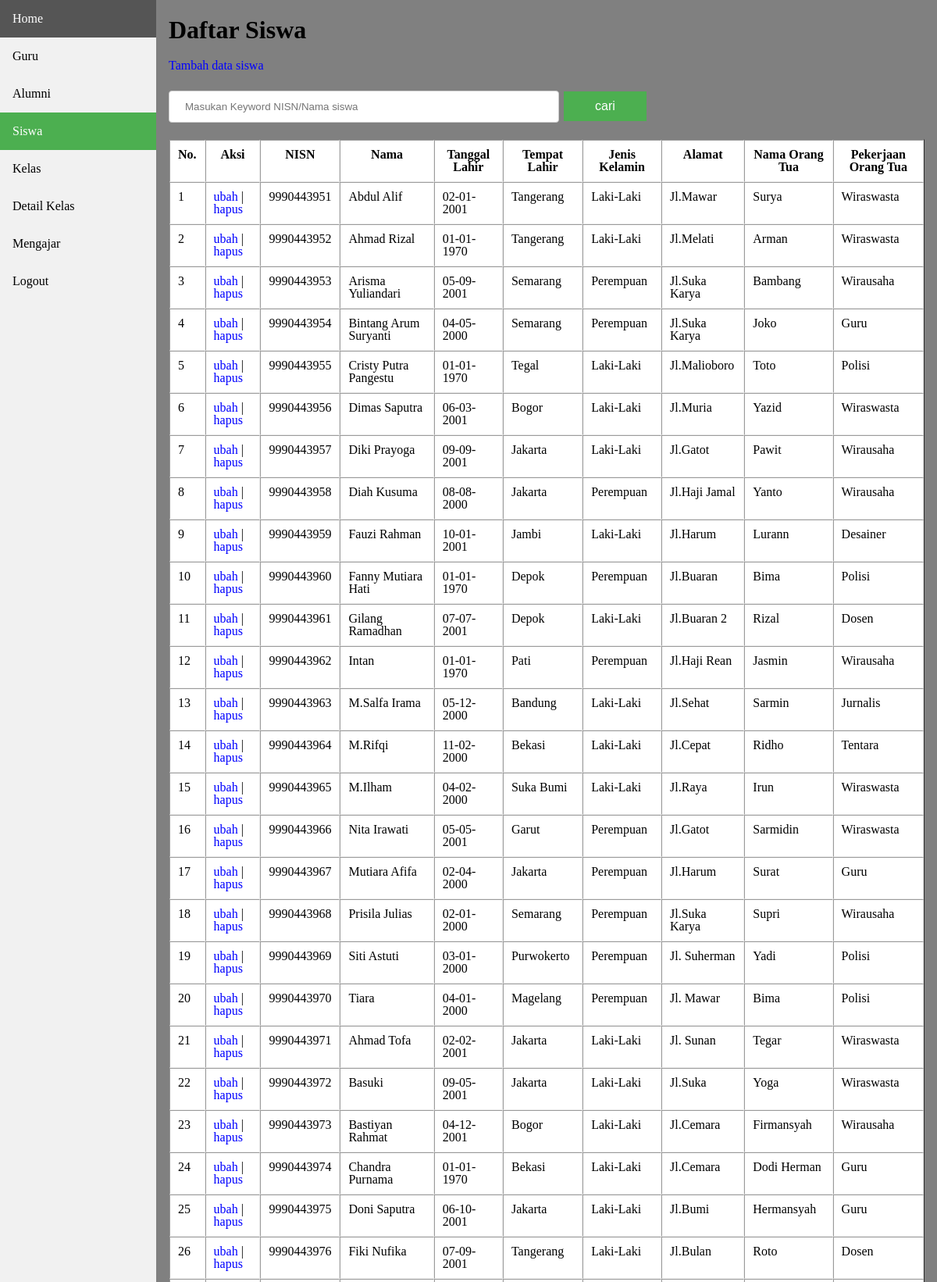
/admin/siswa/siswa.php (signed in, upper part), run on the app's committed database.
### tables this page shows
CREATE TABLE `siswa` (
  `nisn` varchar(12) NOT NULL,
  `nama_siswa` varchar(25) NOT NULL,
  `tanggal_lahir` date NOT NULL,
  `tempat_lahir` varchar(25) NOT NULL,
  `jenis_kelamin` varchar(10) NOT NULL,
  `alamat` varchar(40) NOT NULL,
  `nama_ortu` varchar(20) NOT NULL,
  `pekerjaan_ortu` varchar(15) NOT NULL
);

### koneksi.php (called while the page is built)
<?php
$conn = mysqli_connect("localhost","root","","smp");
function query($query){
	global $conn;
	$result = mysqli_query($conn, $query);
	$rows=[];
	while ($row = mysqli_fetch_assoc($result)) {
		$rows[] = $row;
	}
	return $rows;
}
 ?>

### admin/siswa/siswa.php (the view, shortened to what this page needs)
<?php
$siswa= query("SELECT * FROM siswa");
 ?>
<!DOCTYPE html>
<html>
<head>
  <link rel="stylesheet" type="text/css" href="../gaya.css">
</head>
<body>
<div class="sidebar">
 <a href="../index.php">Home</a>
  <a href="../guru/guru.php">Guru</a>
  <a href="../alumni/alumni.php">Alumni</a>
  <a class="active" href="siswa.php">Siswa</a>
  <a href="../kelas/kelas.php">Kelas</a>
  <a href="../detailkelas/detail.php">Detail Kelas</a>
  <a href="../mengajar/mengajar.php">Mengajar</a>
  <a href="../logout.php">Logout</a>
</div>
<div class="content">
  <h1>Daftar Siswa</h1>
  <a href="tambah.php">Tambah data siswa</a>
  <br><br>
  <form action="" method="post">
    <input type="text" name="keyword" size="40" autofocus placeholder="Masukan Keyword NISN/Nama siswa" autocomplete="off">
    <button type="submit" name="cari">cari</button>
  </form> <br>
  <table border="1" cellpadding="10" cellspacing="0">
    <tr>
      <th>No.</th>
      <th>Aksi</th>
      <th>NISN</th>
      <th>Nama</th>
      <th>Tanggal Lahir</th>
      <th>Tempat Lahir</th>
      <th>Jenis Kelamin</th>
      <th>Alamat</th>
      <th>Nama Orang Tua</th>
      <th>Pekerjaan Orang Tua</th>
    </tr>
    <?php   $i=1; ?>
  <?php   foreach($siswa as $row): ?>
    <tr>
      <td><?= $i; ?></td>
      <td>
        <a href="ubah.php?id=<?= $row["nisn"]  ?>">ubah</a> |
        <a href="hapus.php?id=<?= $row["nisn"]  ?>" onclick="return confirm('hapus data?')">hapus</a>
      </td>
      <td><?= $row["nisn"]; ?></td>
      <td><?= $row["nama_siswa"]; ?></td>
      <td><?= date('d-m-Y',strtotime($row["tanggal_lahir"])); ?></td>
      <td><?= $row["tempat_lahir"]; ?></td>
      <td><?= $row["jenis_kelamin"]; ?></td>
      <td><?= $row["alamat"]; ?></td>
      <td><?= $row["nama_ortu"]; ?></td>
      <td><?= $row["pekerjaan_ortu"]; ?></td>
    </tr>
    <?php   $i++; ?>
  <?php   endforeach; ?>
  </table>
</div>
</body>
</html>

### admin/gaya.css (style rules this page uses)
html, body, div, span, applet, object, iframe, h2, h3, h4, h5, h6, p, blockquote, pre, a, abbr, acronym, address, big, cite, code, del, dfn, em, img, ins, kbd, q, s, samp, small, strike, strong, sub, sup, tt, var, b, u, i, center, dl, dt, dd, ol, ul, li, fieldset, form, label, legend, caption, tbody, tfoot, thead, article, aside, canvas, details, embed, figure, figcaption, footer, header, hgroup, menu, nav, output, ruby, section, summary, time, mark, audio, video { margin: 0; padding: 0; border: 0; font-size: 100%; font: inherit; vertical-align: baseline; }
body { line-height: 1; }
.sidebar { margin: 0; padding: 0; width: 200px; background-color: #f1f1f1; position: fixed; height: 100%; overflow: auto; }
.sidebar a { display: block; color: black; padding: 16px; text-decoration: none; }
.sidebar a.active { background-color: #4CAF50; color: white; }
div.content { margin-left: 200px; padding: 1px 16px; min-height: 690px; }
.content { background-color: grey; }
.content table { background-color: white; }
.content input, select { width: 500px; padding: 12px 20px; margin: 8px 0px 5px 0px; display: inline-block; border: 1px solid #ccc; border-radius: 4px; box-sizing: border-box; }
button { background-color: #4CAF50; border: none; color: white; padding: 10px 40px 10px 40px; text-align: center; text-decoration: none; display: inline-block; font-size: 16px; margin: 4px 2px; cursor: pointer; transition-duration: 0.4s; }
.content a { text-decoration: none; color:blue; }

### data on the page
siswa: nisn "9990443951", nama_siswa "Abdul Alif", tanggal_lahir "02-01-2001", tempat_lahir "Tangerang", jenis_kelamin "Laki-Laki", alamat "Jl.Mawar", nama_ortu "Surya", pekerjaan_ortu "Wiraswasta"
siswa: nisn "9990443952", nama_siswa "Ahmad Rizal", tanggal_lahir "01-01-1970", tempat_lahir "Tangerang", jenis_kelamin "Laki-Laki", alamat "Jl.Melati", nama_ortu "Arman", pekerjaan_ortu "Wiraswasta"
siswa: nisn "9990443953", nama_siswa "Arisma Yuliandari", tanggal_lahir "05-09-2001", tempat_lahir "Semarang", jenis_kelamin "Perempuan", alamat "Jl.Suka Karya", nama_ortu "Bambang", pekerjaan_ortu "Wirausaha"
siswa: nisn "9990443954", nama_siswa "Bintang Arum Suryanti", tanggal_lahir "04-05-2000", tempat_lahir "Semarang", jenis_kelamin "Perempuan", alamat "Jl.Suka Karya", nama_ortu "Joko", pekerjaan_ortu "Guru"
siswa: nisn "9990443955", nama_siswa "Cristy Putra Pangestu", tanggal_lahir "01-01-1970", tempat_lahir "Tegal", jenis_kelamin "Laki-Laki", alamat "Jl.Malioboro", nama_ortu "Toto", pekerjaan_ortu "Polisi"
siswa: nisn "9990443956", nama_siswa "Dimas Saputra", tanggal_lahir "06-03-2001", tempat_lahir "Bogor", jenis_kelamin "Laki-Laki", alamat "Jl.Muria", nama_ortu "Yazid", pekerjaan_ortu "Wiraswasta"
siswa: nisn "9990443957", nama_siswa "Diki Prayoga", tanggal_lahir "09-09-2001", tempat_lahir "Jakarta", jenis_kelamin "Laki-Laki", alamat "Jl.Gatot", nama_ortu "Pawit", pekerjaan_ortu "Wirausaha"
siswa: nisn "9990443958", nama_siswa "Diah Kusuma", tanggal_lahir "08-08-2000", tempat_lahir "Jakarta", jenis_kelamin "Perempuan", alamat "Jl.Haji Jamal", nama_ortu "Yanto", pekerjaan_ortu "Wirausaha"
siswa: nisn "9990443959", nama_siswa "Fauzi Rahman", tanggal_lahir "10-01-2001", tempat_lahir "Jambi", jenis_kelamin "Laki-Laki", alamat "Jl.Harum", nama_ortu "Lurann", pekerjaan_ortu "Desainer"
siswa: nisn "9990443960", nama_siswa "Fanny Mutiara Hati", tanggal_lahir "01-01-1970", tempat_lahir "Depok", jenis_kelamin "Perempuan", alamat "Jl.Buaran", nama_ortu "Bima", pekerjaan_ortu "Polisi"
siswa: nisn "9990443961", nama_siswa "Gilang Ramadhan", tanggal_lahir "07-07-2001", tempat_lahir "Depok", jenis_kelamin "Laki-Laki", alamat "Jl.Buaran 2", nama_ortu "Rizal", pekerjaan_ortu "Dosen"
siswa: nisn "9990443962", nama_siswa "Intan", tanggal_lahir "01-01-1970", tempat_lahir "Pati", jenis_kelamin "Perempuan", alamat "Jl.Haji Rean", nama_ortu "Jasmin", pekerjaan_ortu "Wirausaha"
siswa: nisn "9990443963", nama_siswa "M.Salfa Irama", tanggal_lahir "05-12-2000", tempat_lahir "Bandung", jenis_kelamin "Laki-Laki", alamat "Jl.Sehat", nama_ortu "Sarmin", pekerjaan_ortu "Jurnalis"
siswa: nisn "9990443964", nama_siswa "M.Rifqi", tanggal_lahir "11-02-2000", tempat_lahir "Bekasi", jenis_kelamin "Laki-Laki", alamat "Jl.Cepat", nama_ortu "Ridho", pekerjaan_ortu "Tentara"
siswa: nisn "9990443965", nama_siswa "M.Ilham", tanggal_lahir "04-02-2000", tempat_lahir "Suka Bumi", jenis_kelamin "Laki-Laki", alamat "Jl.Raya", nama_ortu "Irun", pekerjaan_ortu "Wiraswasta"
siswa: nisn "9990443966", nama_siswa "Nita Irawati", tanggal_lahir "05-05-2001", tempat_lahir "Garut", jenis_kelamin "Perempuan", alamat "Jl.Gatot", nama_ortu "Sarmidin", pekerjaan_ortu "Wiraswasta"
siswa: nisn "9990443967", nama_siswa "Mutiara Afifa", tanggal_lahir "02-04-2000", tempat_lahir "Jakarta", jenis_kelamin "Perempuan", alamat "Jl.Harum", nama_ortu "Surat", pekerjaan_ortu "Guru"
siswa: nisn "9990443968", nama_siswa "Prisila Julias", tanggal_lahir "02-01-2000", tempat_lahir "Semarang", jenis_kelamin "Perempuan", alamat "Jl.Suka Karya", nama_ortu "Supri", pekerjaan_ortu "Wirausaha"
siswa: nisn "9990443969", nama_siswa "Siti Astuti", tanggal_lahir "03-01-2000", tempat_lahir "Purwokerto", jenis_kelamin "Perempuan", alamat "Jl. Suherman", nama_ortu "Yadi", pekerjaan_ortu "Polisi"
siswa: nisn "9990443970", nama_siswa "Tiara", tanggal_lahir "04-01-2000", tempat_lahir "Magelang", jenis_kelamin "Perempuan", alamat "Jl. Mawar", nama_ortu "Bima", pekerjaan_ortu "Polisi"
siswa: nisn "9990443971", nama_siswa "Ahmad Tofa", tanggal_lahir "02-02-2001", tempat_lahir "Jakarta", jenis_kelamin "Laki-Laki", alamat "Jl. Sunan", nama_ortu "Tegar", pekerjaan_ortu "Wiraswasta"
siswa: nisn "9990443972", nama_siswa "Basuki", tanggal_lahir "09-05-2001", tempat_lahir "Jakarta", jenis_kelamin "Laki-Laki", alamat "Jl.Suka", nama_ortu "Yoga", pekerjaan_ortu "Wiraswasta"
siswa: nisn "9990443973", nama_siswa "Bastiyan Rahmat", tanggal_lahir "04-12-2001", tempat_lahir "Bogor", jenis_kelamin "Laki-Laki", alamat "Jl.Cemara", nama_ortu "Firmansyah", pekerjaan_ortu "Wirausaha"
siswa: nisn "9990443974", nama_siswa "Chandra Purnama", tanggal_lahir "01-01-1970", tempat_lahir "Bekasi", jenis_kelamin "Laki-Laki", alamat "Jl.Cemara", nama_ortu "Dodi Herman", pekerjaan_ortu "Guru"
siswa: nisn "9990443975", nama_siswa "Doni Saputra", tanggal_lahir "06-10-2001", tempat_lahir "Jakarta", jenis_kelamin "Laki-Laki", alamat "Jl.Bumi", nama_ortu "Hermansyah", pekerjaan_ortu "Guru"
siswa: nisn "9990443976", nama_siswa "Fiki Nufika", tanggal_lahir "07-09-2001", tempat_lahir "Tangerang", jenis_kelamin "Laki-Laki", alamat "Jl.Bulan", nama_ortu "Roto", pekerjaan_ortu "Dosen"
